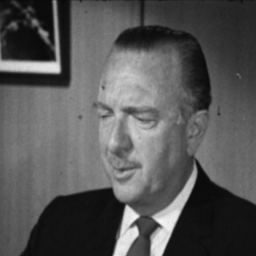
#> input picture 实验五/6.1.14.tiff, 256 x 256 px
$ python '空域滤波.py'
#> lines starting #> are read from the running program, lines starting #| are printed output that depends on the picture
#> further down, im is the input picture: shape (256, 256, 3); min 9, max 248, mean 86.1
#| (256, 256, 3)
from cv2 import cv2 as cv
import numpy as np
import random


def sp_noise(image, prob):
    '''
    添加椒盐噪声
    prob:噪声比例
    '''
    output = np.zeros(image.shape, np.uint8)
    thres = 1 - prob
    for i in range(image.shape[0]):
        for j in range(image.shape[1]):
            rdn = random.random()
            if rdn < prob:
                output[i][j] = 0
            elif rdn > thres:
                output[i][j] = 255
            else:
                output[i][j] = image[i][j]
    return output


def gasuss_noise(image, mean=0, var=0.001):
    '''
        添加高斯噪声
        mean : 均值
        var : 方差
    '''
#> called with mean = 0, var = 0.005
    image = np.array(image / 255, dtype=float)
    noise = np.random.normal(mean, var ** 0.5, image.shape)
    out = image + noise
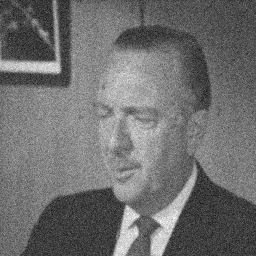
#> out: shape (256, 256) float64; min -0.276, max 1.13, mean 0.337; drawn with min black and max white
    if out.min() < 0:
        low_clip = -1.
    else:
        low_clip = 0.
    out = np.clip(out, low_clip, 1.0)
    out = np.uint8(out * 255)
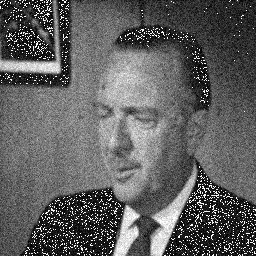
#> out: shape (256, 256); min 0, max 255, mean 94.9
    # cv.imshow("gasuss", out)
    return out


if __name__ == '__main__':
    im = cv.imread('6.1.14.tiff')
    print(im.shape)

    im = cv.cvtColor(im, cv.COLOR_RGB2GRAY)  # 将图片转为灰度图像

    im_gasuss = gasuss_noise(im, 0, 0.005)   # 添加高斯噪声

    im_sp = sp_noise(im, 0.1)    # 添加椒盐噪声
#> after the loop in sp_noise, `for i in range(image.shape[0]):`:
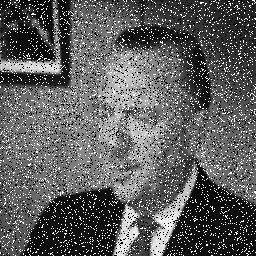
#> output: shape (256, 256); min 0, max 255, mean 94.2

    cv.imshow('im', im)
    cv.imshow('gasuss', im_gasuss)
    cv.imshow('sp', im_sp)
    cv.waitKey(0)


    # [12 lines of commented-out code are left out]
